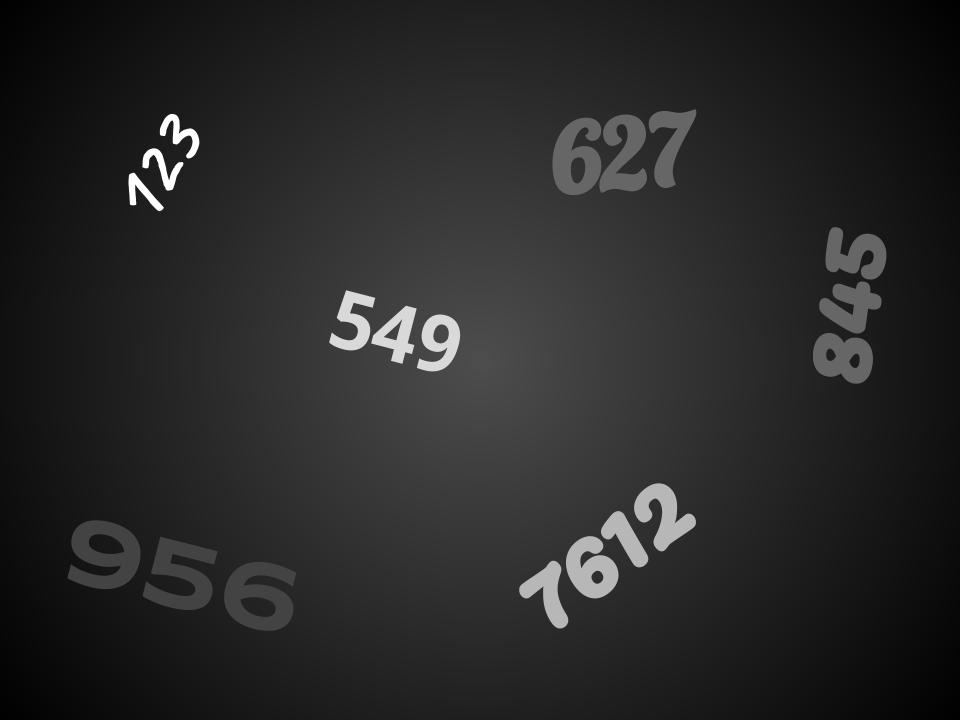
#> input picture Assignment_1/numbers.jpg, 960 x 720 px
$ jupyter execute A1.1.ipynb
#> lines starting #> are read from the running program, lines starting #| are printed output that depends on the picture; after the words box and inside, x2 and y2 are one past the last pixel; in counts of white or black regions, pixels touching at a corner belong together
[cell 1]
import numpy as np
import cv2
import matplotlib.pyplot as plt

# load image
image_path = "./numbers.jpg"
img = cv2.imread(image_path)
#> img is the input picture: shape (720, 960, 3); min 0, max 255, mean 40

# convert to grayscale
img_gray = cv2.cvtColor(img, cv2.COLOR_BGR2GRAY)
height, width = img_gray.shape
#> height = 720; width = 960

# set the threshold 55, 90 and 150
THRESH_1 = 55
THRESH_2 = 90
THRESH_3 = 150
THRESH_4 = 200

# same operation without loops
ret, img_thresh_1 = cv2.threshold(img_gray, THRESH_1, 255, cv2.THRESH_BINARY)
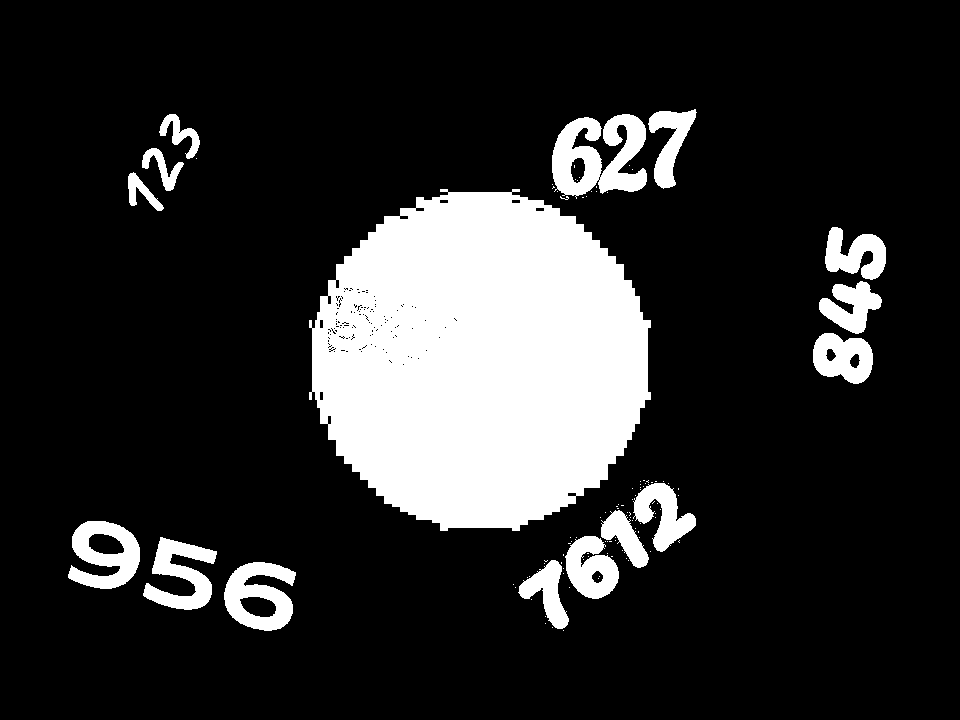
#> img_thresh_1: shape (720, 960); 17.4% white; 106 white regions (90 under 20 px), largest, box (x1, y1, x2, y2) and area: (309, 189, 651, 531) 89499, (552, 114, 647, 199) 4962, (224, 562, 296, 631) 2953
#> ret = 55
ret, img_thresh_2 = cv2.threshold(img_gray, THRESH_2, 255, cv2.THRESH_BINARY)
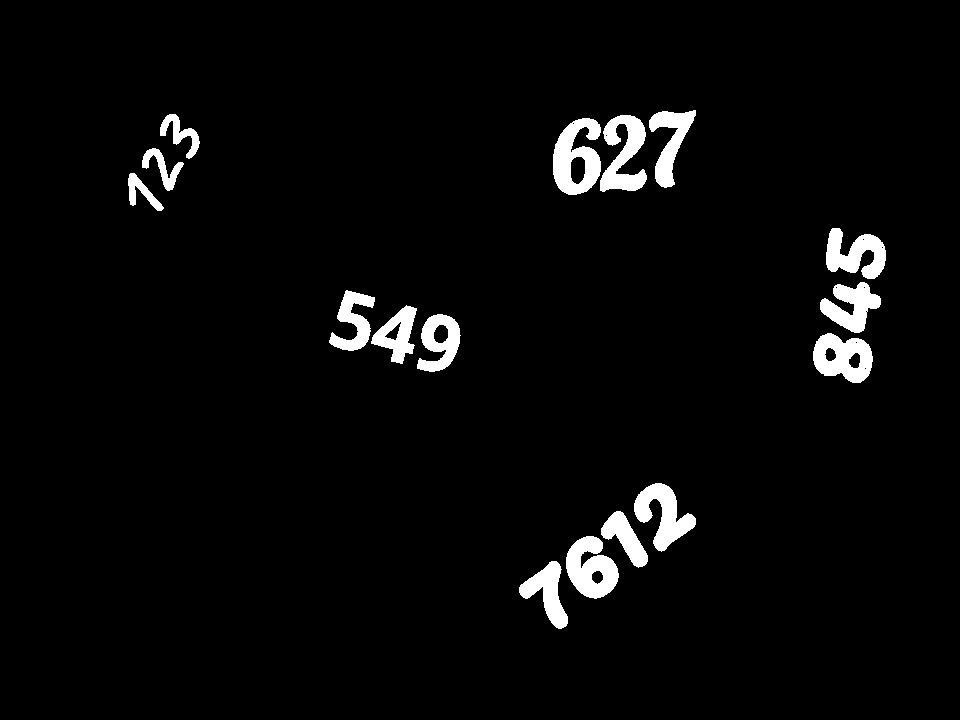
#> img_thresh_2: shape (720, 960); 3.5% white; 16 white regions, largest, box (x1, y1, x2, y2) and area: (553, 118, 601, 195) 2326, (566, 536, 619, 599) 2133, (600, 115, 647, 192) 2030
#> ret = 90
ret, img_thresh_3 = cv2.threshold(img_gray, THRESH_3, 255, cv2.THRESH_BINARY)
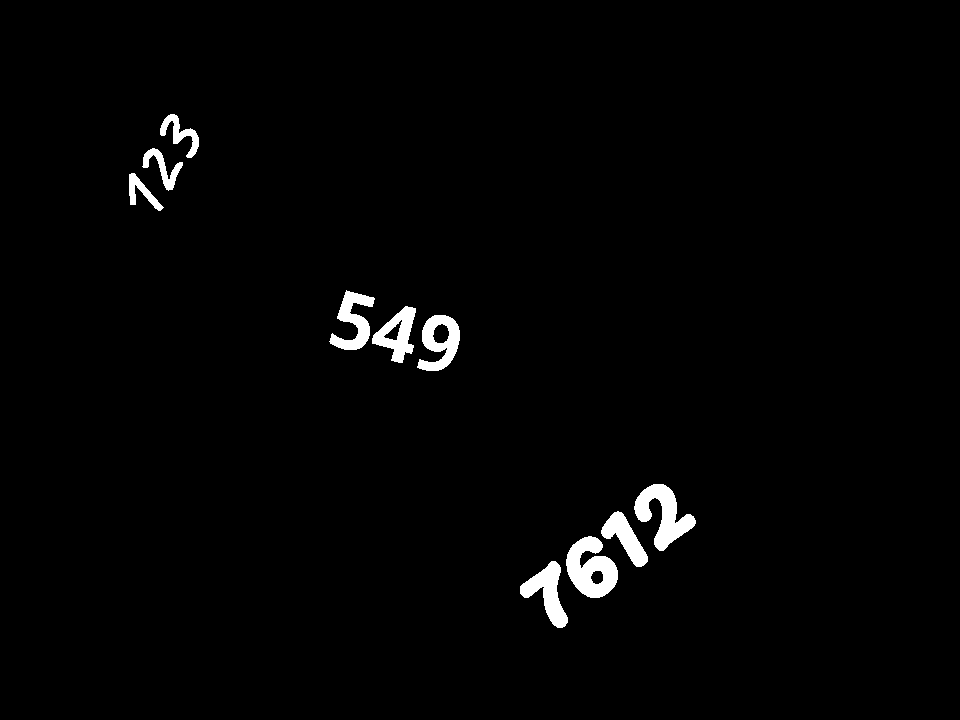
#> img_thresh_3: shape (720, 960); 1.7% white; 10 white regions, largest, box (x1, y1, x2, y2) and area: (566, 536, 618, 598) 1998, (634, 484, 696, 551) 1880, (520, 561, 568, 628) 1397
#> ret = 150
ret, img_thresh_4 = cv2.threshold(img_gray, THRESH_4, 255, cv2.THRESH_BINARY)
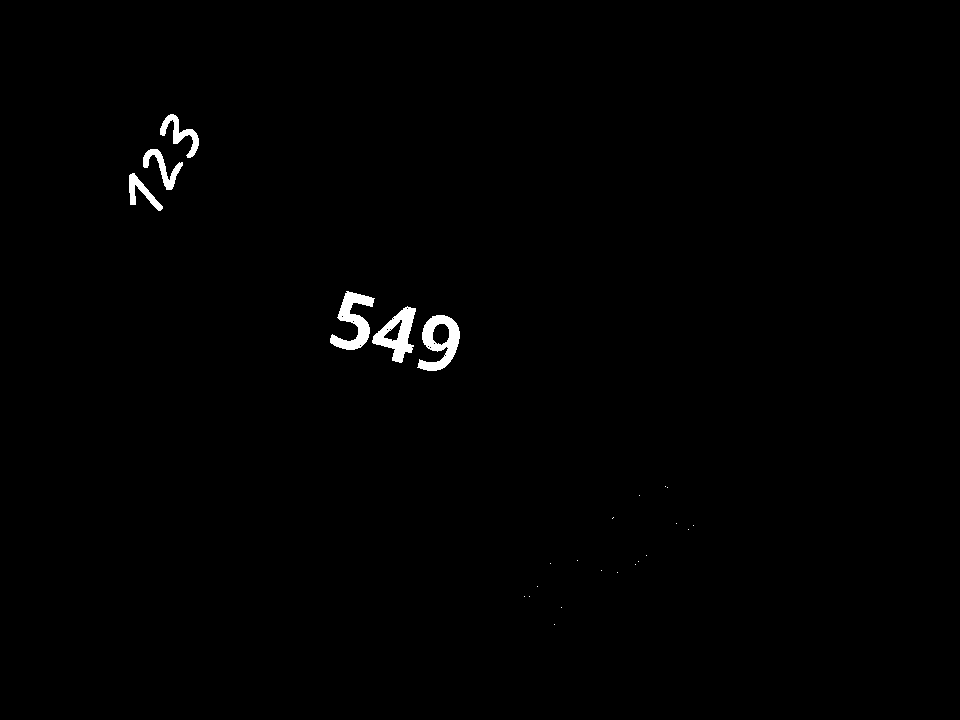
#> img_thresh_4: shape (720, 960); 0.73% white; 25 white regions (19 under 20 px), largest, box (x1, y1, x2, y2) and area: (417, 315, 460, 371) 1217, (330, 291, 375, 350) 1151, (372, 306, 416, 363) 1121, (160, 114, 199, 158) 561, (143, 149, 183, 190) 524, (129, 173, 163, 211) 441
#> ret = 200

# display images
plt.figure(figsize=(15, 15))
plt.subplot(151), plt.imshow(img_gray, cmap="gray")
plt.title("Grayscale Image"), plt.xticks([]), plt.yticks([])
plt.subplot(152), plt.imshow(img_thresh_1, cmap="gray")
plt.title("Thresholded 55"), plt.xticks([]), plt.yticks([])
plt.subplot(153), plt.imshow(img_thresh_2, cmap="gray")
plt.title("Thresholded 90"), plt.xticks([]), plt.yticks([])
plt.subplot(154), plt.imshow(img_thresh_3, cmap="gray")
plt.title("Thresholded 150"), plt.xticks([]), plt.yticks([])
plt.subplot(155), plt.imshow(img_thresh_4, cmap="gray")
plt.title("Thresholded 200"), plt.xticks([]), plt.yticks([])
plt.savefig('Thresholded_200.jpg')
plt.show()

[cell 2]
import numpy as np
import cv2
import matplotlib.pyplot as plt

# load image
image_path = "./numbers.jpg"
img = cv2.imread(image_path)
img_gray = cv2.cvtColor(img, cv2.COLOR_BGR2GRAY)
height, width = img_gray.shape
THRESH_4 = 206
ret, img_thresh_4 = cv2.threshold(img_gray, THRESH_4, 255, cv2.THRESH_BINARY)
#> img_thresh_4: shape (720, 960); 0.71% white; 6 white regions, box (x1, y1, x2, y2) and area: (417, 315, 460, 371) 1185, (330, 291, 374, 350) 1108, (372, 307, 416, 363) 1079, (160, 114, 199, 158) 559, (143, 149, 183, 190) 520, (129, 173, 163, 211) 435
#> ret = 206
plt.figure(figsize=(40, 40))
plt.imshow(img_thresh_4, cmap="gray")
plt.title("Thresholded 200"), plt.xticks([]), plt.yticks([])
plt.savefig('Thresholded_200.jpg')
